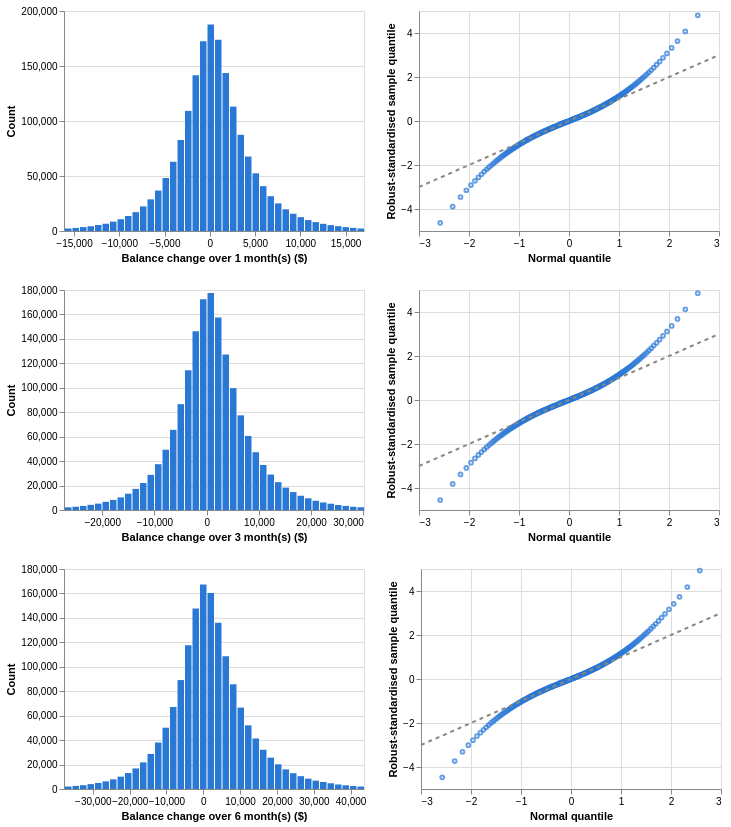

Write notebook code for a chart like this one.
### Markdown cell above
### B.2 Explore Feature of Interest `future_change` at 1, 3 and 6 months

### Code cell
# Change from each month-end to the month-end 1, 3 and 6 months later, per account
changes_by_lag = {
    lag: past_and_future_change(df, "account_id", "balance_date", "balance", lag) for lag in LAGS
}
alt.vconcat(
    *[
        distribution_charts(
            changes_by_lag[lag]["future_change"],
            f"Balance change over {lag} month(s) ($)",
            40,
            0.005,
        )
        for lag in LAGS
    ]
)

### Figure 1 — Vega-Lite specification as saved in the notebook (floating-point values rounded to 4 significant figures; data arrays with more than 128 entries replaced by an {"elided": "..."} marker saying what was removed)
{"config": {"view": {"continuousWidth": 300, "continuousHeight": 300}}, "vconcat": [{"hconcat": [{"data": {"name": "data-044086354d62bcf6a04e663fdafab5d6"}, "mark": {"type": "bar", "color": "#2a78d6"}, "encoding": {"x": {"bin": "binned", "field": "start", "title": "Balance change over 1 month(s) ($)", "type": "quantitative"}, "x2": {"field": "end"}, "y": {"field": "count", "title": "Count", "type": "quantitative"}}, "height": 220, "width": 300}, {"layer": [{"data": {"name": "data-48d1013fdade694c5041d88061bebcab"}, "mark": {"type": "point", "color": "#2a78d6", "size": 14}, "encoding": {"x": {"field": "theoretical", "title": "Normal quantile", "type": "quantitative"}, "y": {"field": "sample", "title": "Robust-standardised sample quantile", "type": "quantitative"}}}, {"data": {"name": "data-77c6682495c4b8b15ae5b12ce2242a61"}, "mark": {"type": "line", "color": "#898781", "strokeDash": [4, 4]}, "encoding": {"x": {"field": "theoretical", "type": "quantitative"}, "y": {"field": "sample", "type": "quantitative"}}}], "height": 220, "width": 300}]}, {"hconcat": [{"data": {"name": "data-59e5a318e14677ae401373125824c666"}, "mark": {"type": "bar", "color": "#2a78d6"}, "encoding": {"x": {"bin": "binned", "field": "start", "title": "Balance change over 3 month(s) ($)", "type": "quantitative"}, "x2": {"field": "end"}, "y": {"field": "count", "title": "Count", "type": "quantitative"}}, "height": 220, "width": 300}, {"layer": [{"data": {"name": "data-f2bd1ec0424ae44c7ebba9c5bfd74998"}, "mark": {"type": "point", "color": "#2a78d6", "size": 14}, "encoding": {"x": {"field": "theoretical", "title": "Normal quantile", "type": "quantitative"}, "y": {"field": "sample", "title": "Robust-standardised sample quantile", "type": "quantitative"}}}, {"data": {"name": "data-77c6682495c4b8b15ae5b12ce2242a61"}, "mark": {"type": "line", "color": "#898781", "strokeDash": [4, 4]}, "encoding": {"x": {"field": "theoretical", "type": "quantitative"}, "y": {"field": "sample", "type": "quantitative"}}}], "height": 220, "width": 300}]}, {"hconcat": [{"data": {"name": "data-71098b912d2d864a22f3d985b2732562"}, "mark": {"type": "bar", "color": "#2a78d6"}, "encoding": {"x": {"bin": "binned", "field": "start", "title": "Balance change over 6 month(s) ($)", "type": "quantitative"}, "x2": {"field": "end"}, "y": {"field": "count", "title": "Count", "type": "quantitative"}}, "height": 220, "width": 300}, {"layer": [{"data": {"name": "data-efe8f74b5a1356b3edd9f89e4a7b1114"}, "mark": {"type": "point", "color": "#2a78d6", "size": 14}, "encoding": {"x": {"field": "theoretical", "title": "Normal quantile", "type": "quantitative"}, "y": {"field": "sample", "title": "Robust-standardised sample quantile", "type": "quantitative"}}}, {"data": {"name": "data-77c6682495c4b8b15ae5b12ce2242a61"}, "mark": {"type": "line", "color": "#898781", "strokeDash": [4, 4]}, "encoding": {"x": {"field": "theoretical", "type": "quantitative"}, "y": {"field": "sample", "type": "quantitative"}}}], "height": 220, "width": 300}]}], "$schema": "https://vega.github.io/schema/vega-lite/v5.20.1.json", "datasets": {"data-044086354d62bcf6a04e663fdafab5d6": [{"start": -16110.0, "end": -15280.0, "count": 2265}, {"start": -15280.0, "end": -14450.0, "count": 2809}, {"start": -14450.0, "end": -13620.0, "count": 3566}, {"start": -13620.0, "end": -12790.0, "count": 4339}, {"start": -12790.0, "end": -11960.0, "count": 5448}, {"start": -11960.0, "end": -11140.0, "count": 6608}, {"start": -11140.0, "end": -10310.0, "count": 8557}, {"start": -10310.0, "end": -9479.0, "count": 10730}, {"start": -9479.0, "end": -8650.0, "count": 13623}, {"start": -8650.0, "end": -7821.0, "count": 17135}, {"start": -7821.0, "end": -6992.0, "count": 22340}, {"start": -6992.0, "end": -6164.0, "count": 28781}, {"start": -6164.0, "end": -5335.0, "count": 36771}, {"start": -5335.0, "end": -4506.0, "count": 48183}, {"start": -4506.0, "end": -3677.0, "count": 62921}, {"start": -3677.0, "end": -2849.0, "count": 82720}, {"start": -2849.0, "end": -2020.0, "count": 109173}, {"start": -2020.0, "end": -1191.0, "count": 141564}, {"start": -1191.0, "end": -362.4, "count": 172399}, {"start": -362.4, "end": 466.4, "count": 187767}, {"start": 466.4, "end": 1295.0, "count": 173915}, {"start": 1295.0, "end": 2124.0, "count": 143556}, {"start": 2124.0, "end": 2953.0, "count": 113079}, {"start": 2953.0, "end": 3781.0, "count": 87453}, {"start": 3781.0, "end": 4610.0, "count": 67708}, {"start": 4610.0, "end": 5439.0, "count": 52476}, {"start": 5439.0, "end": 6268.0, "count": 40752}, {"start": 6268.0, "end": 7096.0, "count": 31643}, {"start": 7096.0, "end": 7925.0, "count": 25113}, {"start": 7925.0, "end": 8754.0, "count": 19716}, {"start": 8754.0, "end": 9583.0, "count": 15674}, {"start": 9583.0, "end": 10410.0, "count": 12588}, {"start": 10410.0, "end": 11240.0, "count": 9950}, {"start": 11240.0, "end": 12070.0, "count": 8084}, {"start": 12070.0, "end": 12900.0, "count": 6534}, {"start": 12900.0, "end": 13730.0, "count": 5341}, {"start": 13730.0, "end": 14550.0, "count": 4367}, {"start": 14550.0, "end": 15380.0, "count": 3509}, {"start": 15380.0, "end": 16210.0, "count": 2868}, {"start": 16210.0, "end": 17040.0, "count": 2263}], "data-48d1013fdade694c5041d88061bebcab": {"elided": "199 records"}, "data-77c6682495c4b8b15ae5b12ce2242a61": [{"theoretical": -3, "sample": -3}, {"theoretical": 3, "sample": 3}], "data-59e5a318e14677ae401373125824c666": [{"start": -27320.0, "end": -25880.0, "count": 2196}, {"start": -25880.0, "end": -24450.0, "count": 2698}, {"start": -24450.0, "end": -23010.0, "count": 3317}, {"start": -23010.0, "end": -21580.0, "count": 4216}, {"start": -21580.0, "end": -20140.0, "count": 5206}, {"start": -20140.0, "end": -18700.0, "count": 6656}, {"start": -18700.0, "end": -17270.0, "count": 8266}, {"start": -17270.0, "end": -15830.0, "count": 10315}, {"start": -15830.0, "end": -14400.0, "count": 13359}, {"start": -14400.0, "end": -12960.0, "count": 17271}, {"start": -12960.0, "end": -11520.0, "count": 22090}, {"start": -11520.0, "end": -10090.0, "count": 28765}, {"start": -10090.0, "end": -8651.0, "count": 37484}, {"start": -8651.0, "end": -7215.0, "count": 49302}, {"start": -7215.0, "end": -5779.0, "count": 65597}, {"start": -5779.0, "end": -4343.0, "count": 86593}, {"start": -4343.0, "end": -2907.0, "count": 114434}, {"start": -2907.0, "end": -1471.0, "count": 146241}, {"start": -1471.0, "end": -34.7, "count": 172353}, {"start": -34.7, "end": 1401.0, "count": 177596}, {"start": 1401.0, "end": 2837.0, "count": 157601}, {"start": 2837.0, "end": 4273.0, "count": 127315}, {"start": 4273.0, "end": 5709.0, "count": 99694}, {"start": 5709.0, "end": 7146.0, "count": 77455}, {"start": 7146.0, "end": 8582.0, "count": 60595}, {"start": 8582.0, "end": 10020.0, "count": 47283}, {"start": 10020.0, "end": 11450.0, "count": 36843}, {"start": 11450.0, "end": 12890.0, "count": 29011}, {"start": 12890.0, "end": 14330.0, "count": 22785}, {"start": 14330.0, "end": 15760.0, "count": 18308}, {"start": 15760.0, "end": 17200.0, "count": 14678}, {"start": 17200.0, "end": 18630.0, "count": 11656}, {"start": 18630.0, "end": 20070.0, "count": 9574}, {"start": 20070.0, "end": 21510.0, "count": 7540}, {"start": 21510.0, "end": 22940.0, "count": 6168}, {"start": 22940.0, "end": 24380.0, "count": 5134}, {"start": 24380.0, "end": 25810.0, "count": 4108}, {"start": 25810.0, "end": 27250.0, "count": 3333}, {"start": 27250.0, "end": 28690.0, "count": 2652}, {"start": 28690.0, "end": 30120.0, "count": 2248}], "data-f2bd1ec0424ae44c7ebba9c5bfd74998": {"elided": "199 records"}, "data-71098b912d2d864a22f3d985b2732562": [{"start": -37820.0, "end": -35790.0, "count": 2003}, {"start": -35790.0, "end": -33750.0, "count": 2535}, {"start": -33750.0, "end": -31710.0, "count": 3100}, {"start": -31710.0, "end": -29680.0, "count": 4002}, {"start": -29680.0, "end": -27640.0, "count": 4947}, {"start": -27640.0, "end": -25600.0, "count": 6236}, {"start": -25600.0, "end": -23570.0, "count": 7900}, {"start": -23570.0, "end": -21530.0, "count": 10092}, {"start": -21530.0, "end": -19490.0, "count": 13067}, {"start": -19490.0, "end": -17460.0, "count": 16805}, {"start": -17460.0, "end": -15420.0, "count": 21786}, {"start": -15420.0, "end": -13380.0, "count": 28705}, {"start": -13380.0, "end": -11350.0, "count": 38035}, {"start": -11350.0, "end": -9309.0, "count": 50139}, {"start": -9309.0, "end": -7272.0, "count": 67095}, {"start": -7272.0, "end": -5235.0, "count": 89138}, {"start": -5235.0, "end": -3199.0, "count": 117605}, {"start": -3199.0, "end": -1162.0, "count": 147774}, {"start": -1162.0, "end": 874.7, "count": 167275}, {"start": 874.7, "end": 2911.0, "count": 160455}, {"start": 2911.0, "end": 4948.0, "count": 135991}, {"start": 4948.0, "end": 6985.0, "count": 108582}, {"start": 6985.0, "end": 9022.0, "count": 85665}, {"start": 9022.0, "end": 11060.0, "count": 66605}, {"start": 11060.0, "end": 13100.0, "count": 52123}, {"start": 13100.0, "end": 15130.0, "count": 41380}, {"start": 15130.0, "end": 17170.0, "count": 32105}, {"start": 17170.0, "end": 19210.0, "count": 25636}, {"start": 19210.0, "end": 21240.0, "count": 20208}, {"start": 21240.0, "end": 23280.0, "count": 16057}, {"start": 23280.0, "end": 25320.0, "count": 12939}, {"start": 25320.0, "end": 27350.0, "count": 10494}, {"start": 27350.0, "end": 29390.0, "count": 8468}, {"start": 29390.0, "end": 31430.0, "count": 6849}, {"start": 31430.0, "end": 33460.0, "count": 5746}, {"start": 33460.0, "end": 35500.0, "count": 4678}, {"start": 35500.0, "end": 37540.0, "count": 3701}, {"start": 37540.0, "end": 39570.0, "count": 3043}, {"start": 39570.0, "end": 41610.0, "count": 2429}, {"start": 41610.0, "end": 43650.0, "count": 2013}], "data-efe8f74b5a1356b3edd9f89e4a7b1114": {"elided": "199 records"}}}
